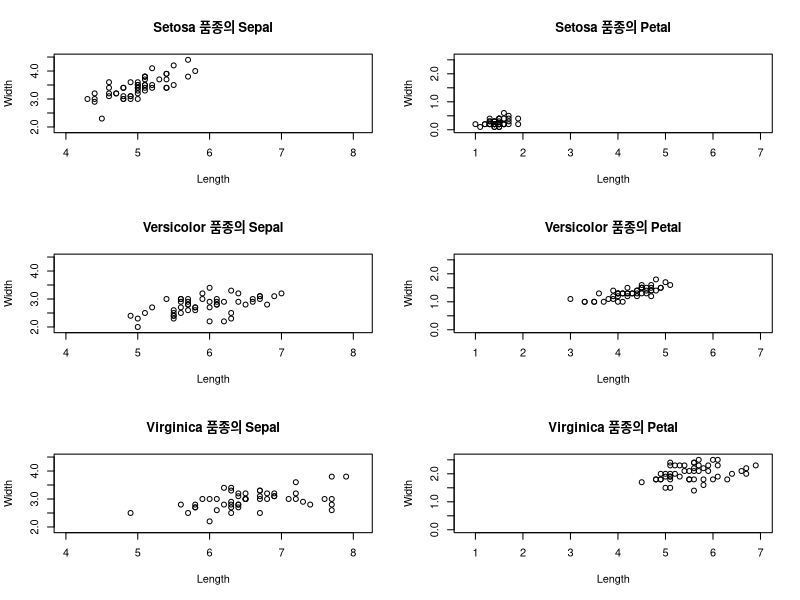
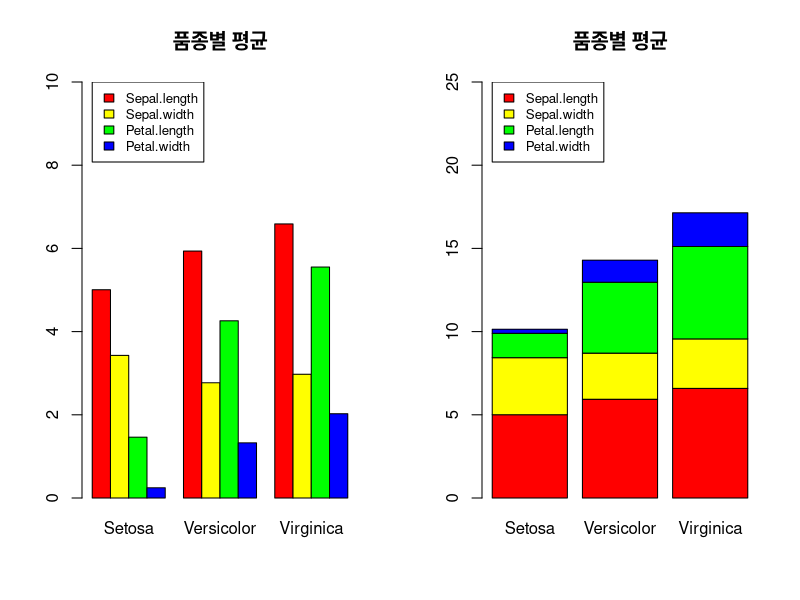
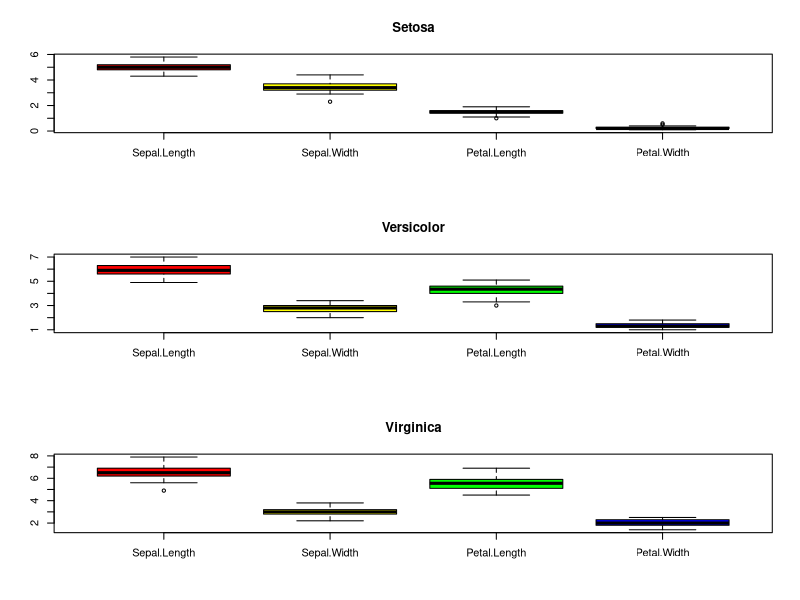

Write the R code that produced these figures, in order.
# iris 데이터로 그래프 그리기
#1. 산점도
library(dplyr)
View(iris)
iris_setosa <- filter(iris, Species == 'setosa')
iris_versicolor <- filter(iris, Species == 'versicolor')
iris_virginica <- filter(iris, Species == 'virginica')

par(mfrow=c(3,2))
plot(iris_setosa$Sepal.Length, iris_setosa$Sepal.Width,
     xlab='Length', ylab='Width',
     xlim=c(4, 8.1), ylim=c(1.9, 4.5), main='Setosa 품종의 Sepal')
plot(iris_setosa$Petal.Length, iris_setosa$Petal.Width,
     xlab='Length', ylab='Width',
     xlim=c(0.8, 7), ylim=c(0, 2.6), main='Setosa 품종의 Petal')
plot(iris_versicolor$Sepal.Length, iris_versicolor$Sepal.Width,
     xlab='Length', ylab='Width',
     xlim=c(4, 8.1), ylim=c(1.9, 4.5), main='Versicolor 품종의 Sepal')
plot(iris_versicolor$Petal.Length, iris_versicolor$Petal.Width,
     xlab='Length', ylab='Width',
     xlim=c(0.8, 7), ylim=c(0, 2.6), main='Versicolor 품종의 Petal')
plot(iris_virginica$Sepal.Length, iris_virginica$Sepal.Width,
     xlab='Length', ylab='Width',
     xlim=c(4, 8.1), ylim=c(1.9, 4.5), main='Virginica 품종의 Sepal')
plot(iris_virginica$Petal.Length, iris_virginica$Petal.Width,
     xlab='Length', ylab='Width',
     xlim=c(0.8, 7), ylim=c(0, 2.6), main='Virginica 품종의 Petal')

#2. 평균 비교
par(mfrow=c(1,2))
mean_of_iris_setosa <- iris_setosa %>%
  summarise_each(list(mean), Sepal.Length, Sepal.Width,
                 Petal.Length, Petal.Width)
mean_of_iris_versicolor <- iris_versicolor %>%
  summarise_each(list(mean), Sepal.Length, Sepal.Width,
                 Petal.Length, Petal.Width)
mean_of_iris_virginica <- iris_virginica %>%
  summarise_each(list(mean), Sepal.Length, Sepal.Width,
                 Petal.Length, Petal.Width)
# barplot(as.matrix(mean_of_iris_setosa))
mean_of_iris <- t(rbind(mean_of_iris_setosa,
                      mean_of_iris_versicolor,
                      mean_of_iris_virginica))
colnames(mean_of_iris) <- c('Setosa', 'Versicolor', 'Virginica')
barplot(as.matrix(mean_of_iris), beside=T, main='품종별 평균',
        ylim=c(0,10),
        col=c('red','yellow','green','blue'))
legend(1, 10, 
       c("Sepal.length","Sepal.width","Petal.length","Petal.width"), cex=0.8,
       fill=c('red','yellow','green','blue'))

barplot(as.matrix(mean_of_iris), main='품종별 평균',
        ylim=c(0,25),
        col=c('red','yellow','green','blue'))
legend(0.2, 25, 
       c("Sepal.length","Sepal.width","Petal.length","Petal.width"), cex=0.8,
       fill=c('red','yellow','green','blue'))

#3. Boxplot
par(mfrow=c(3,1))
boxplot(iris_setosa$Sepal.Length, iris_setosa$Sepal.Width,
        iris_setosa$Petal.Length, iris_setosa$Petal.Width,
        col=c('red','yellow','green','blue'),
        names=c('Sepal.Length','Sepal.Width','Petal.Length','Petal.Width'),
        main='Setosa')
boxplot(iris_versicolor$Sepal.Length, iris_versicolor$Sepal.Width,
        iris_versicolor$Petal.Length, iris_versicolor$Petal.Width,
        col=c('red','yellow','green','blue'),
        names=c('Sepal.Length','Sepal.Width','Petal.Length','Petal.Width'),
        main='Versicolor')
boxplot(iris_virginica$Sepal.Length, iris_virginica$Sepal.Width,
        iris_virginica$Petal.Length, iris_virginica$Petal.Width,
        col=c('red','yellow','green','blue'),
        names=c('Sepal.Length','Sepal.Width','Petal.Length','Petal.Width'),
        main='Virginica')
par(mfrow=c(1,1))
